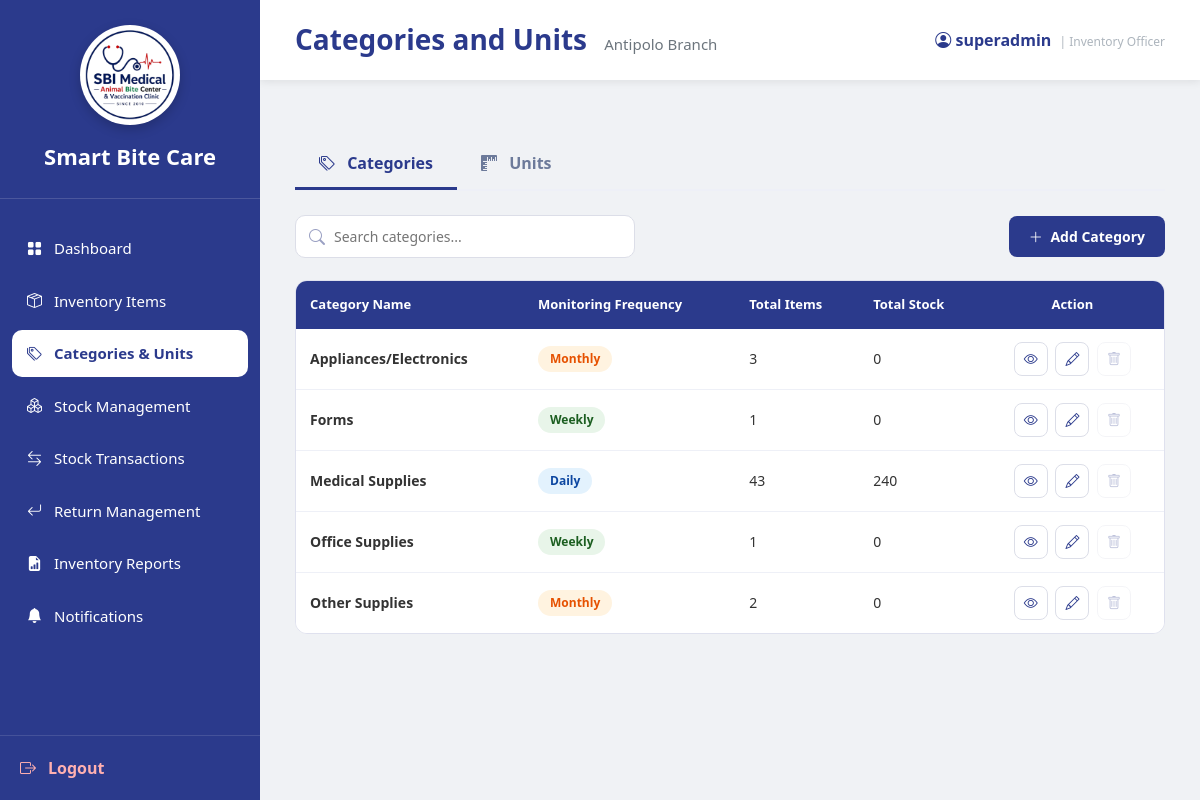
Screenshot of /InventoryOfficer_Categories.php (signed in) with the database file from the repository.
### tables this page shows
CREATE TABLE `users` (
  `user_id` int(11) NOT NULL,
  `branch_id` varchar(10) DEFAULT NULL,
  `role_id` int(11) NOT NULL,
  `username` varchar(100) NOT NULL,
  `email` varchar(255) NOT NULL,
  `password` varchar(255) NOT NULL,
  `status` enum('Active','Inactive') DEFAULT 'Active',
  `created_at` timestamp NOT NULL DEFAULT current_timestamp(),
  `last_login` datetime DEFAULT NULL
);

CREATE TABLE `branches` (
  `branch_id` varchar(10) NOT NULL,
  `branch_name` varchar(150) NOT NULL,
  `branch_address` text DEFAULT NULL,
  `contact_number` varchar(30) DEFAULT NULL,
  `email` varchar(150) DEFAULT NULL,
  `status` enum('Active','Inactive') DEFAULT 'Active',
  `created_at` timestamp NOT NULL DEFAULT current_timestamp()
);

CREATE TABLE `inventory_categories` (
  `category_id` int(11) NOT NULL,
  `category_name` varchar(150) NOT NULL,
  `monitoring_frequency` enum('Daily','Weekly','Monthly') DEFAULT NULL
);

### InventoryOfficer_Categories.php (the view, shortened to what the rows shown need)
<?php
require_once 'sources/db_connect.php';
function h($value)
{
    return htmlspecialchars(
        (string)$value,
        ENT_QUOTES,
        'UTF-8'
    );
}
$csrf_token =
    $_SESSION['categories_units_csrf'];
$user_id =
    (int)$_SESSION['user_id'];
$username =
    'Inventory Officer';
$branch_id =
    null;
$branch_name =
    'Unknown Branch';
$user_sql = "
    SELECT
        u.username,
        u.branch_id,
        b.branch_name
    FROM users u
    LEFT JOIN branches b
        ON u.branch_id = b.branch_id
    WHERE u.user_id = ?
    LIMIT 1
";
$user_stmt =
    $conn->prepare($user_sql);
$user_stmt->bind_param(
    "i",
    $user_id
);
$user_stmt->execute();
$user_result =
    $user_stmt->get_result();
if (
    $user_row =
    $user_result->fetch_assoc()
) {
    $username =
        !empty($user_row['username'])
        ? $user_row['username']
        : 'Inventory Officer';
    $branch_id =
        $user_row['branch_id']
        ?? null;
    $branch_name =
        !empty($user_row['branch_name'])
        ? $user_row['branch_name']
        : 'Unknown Branch';
}
$active_tab =
    $_GET['tab']
    ?? 'categories';
$categories = [];
if (!empty($branch_id)) {
    $cat_sql = "
        SELECT
            c.category_id,
            c.category_name,
            c.monitoring_frequency,
            COUNT(
                DISTINCT i.item_id
            ) AS item_count,
            COALESCE(
                SUM(stock.total_quantity),
                0
            ) AS total_stock
        FROM inventory_categories c
        LEFT JOIN inventory_items i
            ON c.category_id = i.category_id
        LEFT JOIN
        (
            SELECT
                item_id,
                SUM(quantity_available)
                    AS total_quantity
            FROM inventory_stocks
            WHERE branch_id = ?
            GROUP BY item_id
        ) stock
            ON i.item_id = stock.item_id
        GROUP BY
            c.category_id,
            c.category_name,
            c.monitoring_frequency
        ORDER BY
            c.category_name ASC
    ";
    $cat_stmt =
        $conn->prepare($cat_sql);
    if ($cat_stmt) {
        $cat_stmt->bind_param(
            "s",
            $branch_id
        );
        $cat_stmt->execute();
        $cat_result =
            $cat_stmt->get_result();
        while (
            $row =
            $cat_result->fetch_assoc()
        ) {
            $row['item_count'] =
                (int)$row['item_count'];
            $row['total_stock'] =
                (int)$row['total_stock'];
            $categories[] =
                $row;
        }
    }
}
?>
<!DOCTYPE html>
<html lang="en">
<head>
    <link
        href="https://cdn.jsdelivr.net/npm/bootstrap@5.3.3/dist/css/bootstrap.min.css"
        rel="stylesheet"
    >
    <link
        rel="stylesheet"
        href="https://cdn.jsdelivr.net/npm/bootstrap-icons@1.11.3/font/bootstrap-icons.min.css"
    >
    <link
        rel="stylesheet"
        href="sidebar.css"
    >
</head>
<body>
<div class="main">
    <div class="topbar">
        <h3>
            Categories and Units
            <small>
                <?php echo h($branch_name); ?>
            </small>
        </h3>
        <div class="profile">
            <i class="bi bi-person-circle"></i>
            <?php echo h($username); ?>
            <span
                style="
                    font-size:12px;
                    color:#adb5bd;
                    font-weight:400;
                    margin-left:4px;
                "
            >
            </span>
        </div>
    </div>
    <div class="page-body">
        <?php if ($active_tab === 'categories'): ?>
            <div class="tab-content">
                <div class="table-wrap">
                    <table
                        class="table data-table"
                        id="categoriesTable"
                    >
                        <thead>
                            <tr>
                                <th>
                                    Category Name
                                </th>
                                <th>
                                    Monitoring Frequency
                                </th>
                                <th>
                                    Total Items
                                </th>
                                <th>
                                    Total Stock
                                </th>
                                <th class="text-center">
                                    Action
                                </th>
                            </tr>
                        </thead>
                        <tbody>
                        <?php if (!empty($categories)): ?>
                            <?php foreach ($categories as $category): ?>
                                <?php
                                $freq_class =
                                    'badge-monthly';
                                if (
                                    $category['monitoring_frequency']
                                    === 'Daily'
                                ) {
                                    $freq_class =
                                        'badge-daily';
                                } elseif (
                                    $category['monitoring_frequency']
                                    === 'Weekly'
                                ) {
                                    $freq_class =
                                        'badge-weekly';
                                }
                                ?>
                                <tr>
                                    <td>
                                        <strong>
                                            <?php
                                            echo h(
                                                $category['category_name']
                                            );
                                            ?>
                                        </strong>
                                    </td>
                                    <td>
                                        <span
                                            class="badge-frequency <?php
                                            echo h($freq_class);
                                            ?>"
                                        >
                                            <?php
                                            echo h(
                                                $category['monitoring_frequency']
                                            );
                                            ?>
                                        </span>
                                    </td>
                                    <td>
                                        <?php
                                        echo (int)$category['item_count'];
                                        ?>
                                    </td>
                                    <td>
                                        <?php
                                        echo (int)$category['total_stock'];
                                        ?>
                                    </td>
                                    <td class="text-center">
                                        <a
                                            href="?tab=categories&view_category_id=<?php
                                            echo (int)$category['category_id'];
                                            ?>"
                                            class="action-btn"
                                            title="View"
                                        >
                                            <i class="bi bi-eye"></i>
                                        </a>
                                        <a
                                            href="?tab=categories&edit_category_id=<?php
                                            echo (int)$category['category_id'];
                                            ?>"
                                            class="action-btn"
                                            title="Edit"
                                        >
                                            <i class="bi bi-pencil"></i>
                                        </a>
                                        <?php if ((int)$category['item_count'] === 0): ?>
                                            <form
                                                method="POST"
                                                action="<?php echo h($_SERVER['PHP_SELF']); ?>"
                                                style="display:inline;"
                                                onsubmit="return openDeleteConfirmation(this, 'Are you sure you want to delete this category?');"
                                            >
                                                <input
                                                    type="hidden"
                                                    name="csrf_token"
                                                    value="<?php echo h($csrf_token); ?>"
                                                >
                                                <input
                                                    type="hidden"
                                                    name="active_tab"
                                                    value="categories"
                                                >
                                                <input
                                                    type="hidden"
                                                    name="action"
                                                    value="delete_category"
                                                >
                                                <input
                                                    type="hidden"
                                                    name="category_id"
                                                    value="<?php
                                                    echo (int)$category['category_id'];
                                                    ?>"
                                                >
                                                <button
                                                    type="submit"
                                                    class="action-btn text-danger"
                                                    title="Delete"
                                                >
                                                    <i class="bi bi-trash"></i>
                                                </button>
                                            </form>
                                        <?php else: ?>
                                            <span
                                                class="action-btn disabled"
                                                title="Cannot delete - category has items"
                                            >
                                                <i class="bi bi-trash"></i>
                                            </span>
                                        <?php endif; ?>
                                    </td>
                                </tr>
                            <?php endforeach; ?>
                        <?php endif; ?>
                        </tbody>
                    </table>
                </div>
            </div>
        <?php endif; ?>
    </div>
</div>
</body>
</html>

### rows the page displays
users: branch.branch_name "Antipolo Branch", username "superadmin"
inventory_categories: category_name "Appliances/Electronics", monitoring_frequency "Monthly", item_count "3", total_stock "0"
inventory_categories: category_name "Forms", monitoring_frequency "Weekly", item_count "1", total_stock "0"
inventory_categories: category_name "Medical Supplies", monitoring_frequency "Daily", item_count "43", total_stock "240"
inventory_categories: category_name "Office Supplies", monitoring_frequency "Weekly", item_count "1", total_stock "0"
inventory_categories: category_name "Other Supplies", monitoring_frequency "Monthly", item_count "2", total_stock "0"
